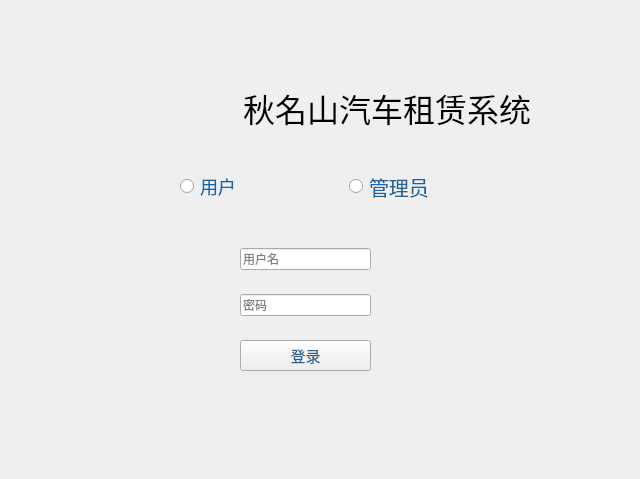
<?xml version="1.0" encoding="UTF-8"?>
<ui version="4.0">
 <class>widget</class>
 <widget class="QWidget" name="widget">
  <property name="geometry">
   <rect>
    <x>0</x>
    <y>0</y>
    <width>640</width>
    <height>479</height>
   </rect>
  </property>
  <property name="minimumSize">
   <size>
    <width>640</width>
    <height>479</height>
   </size>
  </property>
  <property name="maximumSize">
   <size>
    <width>640</width>
    <height>479</height>
   </size>
  </property>
  <property name="windowTitle">
   <string>登录</string>
  </property>
  <property name="windowIcon">
   <iconset>
    <normaloff>../picture/logo_car.jpeg</normaloff>../picture/logo_car.jpeg</iconset>
  </property>
  <widget class="QWidget" name="layoutWidget">
   <property name="geometry">
    <rect>
     <x>100</x>
     <y>80</y>
     <width>431</width>
     <height>56</height>
    </rect>
   </property>
   <layout class="QHBoxLayout" name="horizontalLayout">
    <item>
     <widget class="QLabel" name="label">
      <property name="text">
       <string/>
      </property>
      <property name="pixmap">
       <pixmap>../picture/analytics-small.png</pixmap>
      </property>
     </widget>
    </item>
    <item>
     <widget class="QLabel" name="label_2">
      <property name="font">
       <font>
        <family>Yu Gothic UI Semilight</family>
        <pointsize>24</pointsize>
       </font>
      </property>
      <property name="text">
       <string>秋名山汽车租赁系统</string>
      </property>
     </widget>
    </item>
   </layout>
  </widget>
  <widget class="QWidget" name="layoutWidget">
   <property name="geometry">
    <rect>
     <x>180</x>
     <y>170</y>
     <width>331</width>
     <height>33</height>
    </rect>
   </property>
   <layout class="QHBoxLayout" name="horizontalLayout_2">
    <item>
     <widget class="QRadioButton" name="rdb_1">
      <property name="styleSheet">
       <string notr="true">*{	
	font-family:微软雅黑;
	font-size:18px;
	color: #1d649c;
}</string>
      </property>
      <property name="text">
       <string>用户</string>
      </property>
      <attribute name="buttonGroup">
       <string notr="true">buttonGroup</string>
      </attribute>
     </widget>
    </item>
    <item>
     <widget class="QRadioButton" name="rdb_2">
      <property name="styleSheet">
       <string notr="true">*{	
	font-family:微软雅黑;
	font-size:20px;
	color: #1d649c;
}</string>
      </property>
      <property name="text">
       <string>管理员</string>
      </property>
      <attribute name="buttonGroup">
       <string notr="true">buttonGroup</string>
      </attribute>
     </widget>
    </item>
   </layout>
  </widget>
  <widget class="QWidget" name="layoutWidget">
   <property name="geometry">
    <rect>
     <x>240</x>
     <y>230</y>
     <width>131</width>
     <height>161</height>
    </rect>
   </property>
   <layout class="QVBoxLayout" name="verticalLayout">
    <item>
     <widget class="QLineEdit" name="edit_username">
      <property name="placeholderText">
       <string>用户名</string>
      </property>
     </widget>
    </item>
    <item>
     <widget class="QLineEdit" name="edit_password">
      <property name="text">
       <string/>
      </property>
      <property name="echoMode">
       <enum>QLineEdit::Password</enum>
      </property>
      <property name="placeholderText">
       <string>密码</string>
      </property>
     </widget>
    </item>
    <item>
     <widget class="QPushButton" name="login_button">
      <property name="styleSheet">
       <string notr="true">*{	
	font-family:微软雅黑;
	font-size:15px;
	color: #1d649c;
}</string>
      </property>
      <property name="text">
       <string>登录</string>
      </property>
     </widget>
    </item>
   </layout>
  </widget>
 </widget>
 <resources/>
 <connections/>
 <buttongroups>
  <buttongroup name="buttonGroup"/>
 </buttongroups>
</ui>
